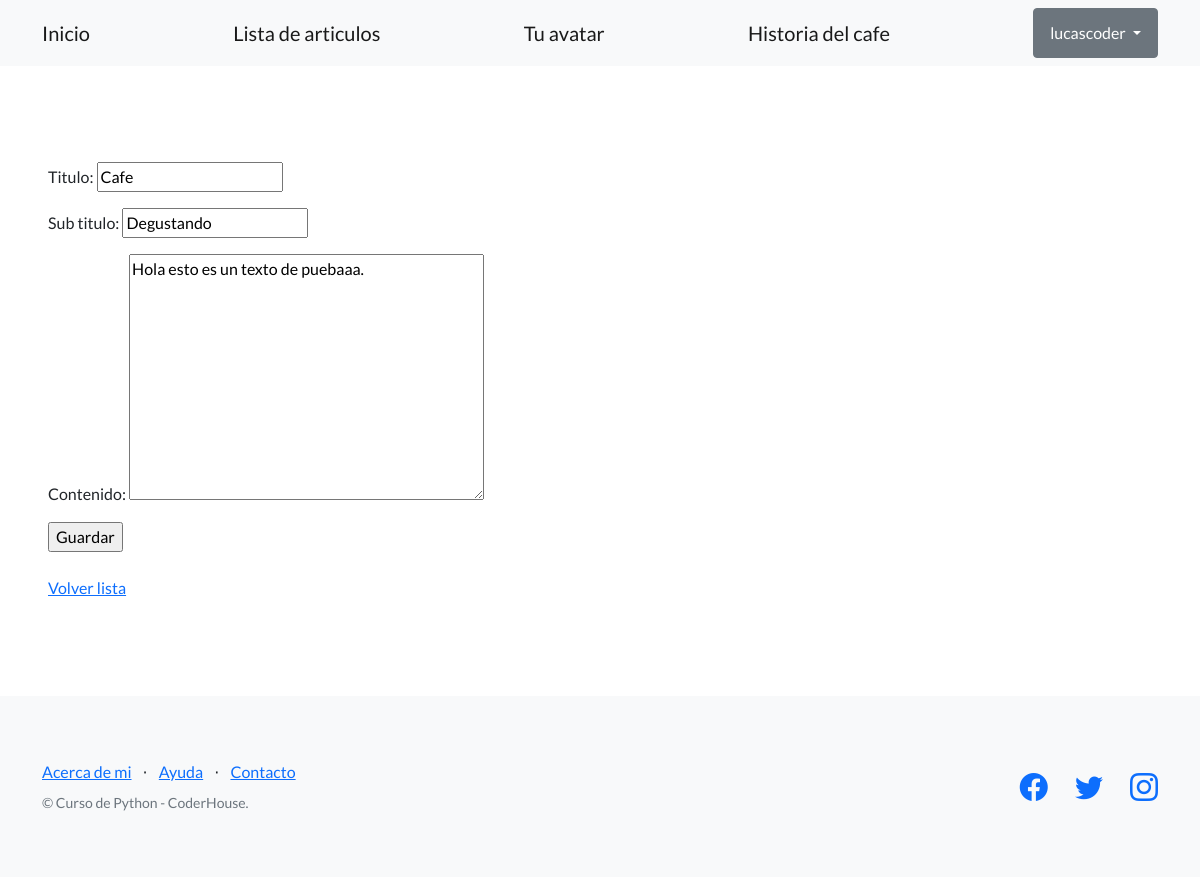
The app's page /pages/editar-articulo/18/ (signed in) with its own data.
### AppBlog/models.py (models this page shows, shortened)
class Articulo(models.Model):
    autor = models.ForeignKey(User, on_delete=models.SET_NULL, null=True)
    titulo = models.CharField(max_length=256)
    sub_titulo = models.CharField(max_length=256)
    fecha = models.DateField()
    contenido = models.TextField()
    imagen = models.ImageField(upload_to='articulo_imagenes/', null=True, blank=True)

### AppBlog/views.py (the view)
# urls.py: path('editar-articulo/<int:pk>/', views.ArticuloUpdateView.as_view(), name="editar_articulo"),
@method_decorator(login_required, name='dispatch')
class ArticuloUpdateView(UpdateView):
    model = Articulo
    fields = ('titulo', 'sub_titulo', 'contenido')
    success_url = reverse_lazy('articulo_list')

### AppBlog/templates/AppBlog/articulo_form.html (shortened to what this page needs)
{% extends "AppBlog/base.html" %}
{% block contenido %}
<form method="post" enctype="multipart/form-data">
  {{ form.as_p }}
  <input type="submit" value="Guardar" />
</form>
<br>
<a href="{% url 'articulo_list' %}">Volver lista</a>
{% endblock contenido %}

### AppBlog/templates/AppBlog/base.html (shortened to what this page needs)
{% load static %}
<!DOCTYPE html>
<html lang="en">
    <head>
        <link href="https://cdn.jsdelivr.net/npm/bootstrap-icons@1.5.0/font/bootstrap-icons.css" rel="stylesheet" type="text/css" />
        <link href="{%static 'css/styles.css' %}" rel="stylesheet" />
    </head>
    <body>
        <nav class="navbar navbar-light bg-light static-top">
            <div class="container">
                <a class="navbar-brand" href="{% url 'inicio' %}">Inicio</a>
                <a class="navbar-brand" href="{% url 'articulo_list' %}">Lista de articulos</a>
                <a class="navbar-brand" href="{% url 'ver_avatar' %}">Tu avatar</a>
                <a class="navbar-brand" href="{% url 'historia_del_cafe' %}">Historia del cafe</a>
                {% if user.is_authenticated %}
                <div class="dropdown">
                    <button class="btn btn-secondary dropdown-toggle" type="button" id="dropdownMenuButton1" data-bs-toggle="dropdown" aria-expanded="false">
                        <div style="display: inline-flex;">
                            <span>{{ user.username }}</span>
                        </div>
                    </button>
                    </div>
                </div>
                {% else %}
                <a class="btn btn-primary" href="{% url 'login' %}">Iniciar sesión</a>
                <a class="btn btn-success" href="{% url 'registro' %}">Crear cuenta</a>
                {% endif %}
         </nav>
        <section style="padding:6rem 3rem;">
        {% block contenido %}
        {% endblock contenido %}
        </section>
        <footer class="footer bg-light">
            <div class="container">
                <div class="row">
                    <div class="col-lg-6 h-100 text-center text-lg-start my-auto">
                        <ul class="list-inline mb-2">
                            <li class="list-inline-item"><a href="{% url 'sobre_mi' %}">Acerca de mi</a></li>
                            <li class="list-inline-item">⋅</li>
                            <li class="list-inline-item"><a href="#!">Ayuda</a></li>
                            <li class="list-inline-item">⋅</li>
                            <li class="list-inline-item"><a href="#!">Contacto</a></li>
                        </ul>
                        <p class="text-muted small mb-4 mb-lg-0">&copy; Curso de Python - CoderHouse.</p>
                    </div>
                    <div class="col-lg-6 h-100 text-center text-lg-end my-auto">
                        <ul class="list-inline mb-0">
                            <li class="list-inline-item me-4">
                                <a href="#!"><i class="bi-facebook fs-3"></i></a>
                            </li>
                            <li class="list-inline-item me-4">
                                <a href="#!"><i class="bi-twitter fs-3"></i></a>
                            </li>
                            <li class="list-inline-item">
                                <a href=""><i class="bi-instagram fs-3"></i></a>
                            </li>
                        </ul>
                    </div>
                </div>
            </div>
        </footer>
    </body>
</html>

### records on screen
Articulo: titulo "Cafe", sub_titulo "Degustando", contenido "Hola esto es un texto de puebaaa."

### other values on screen
{{ user.username }} "lucascoder"
